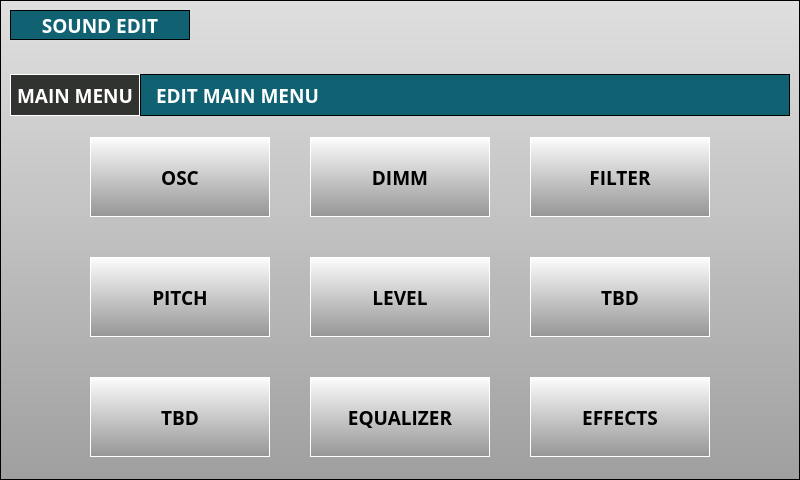
<?xml version="1.0" encoding="UTF-8"?>
<ui version="4.0">
 <class>FrontButtonEditForm</class>
 <widget class="QWidget" name="FrontButtonEditForm">
  <property name="geometry">
   <rect>
    <x>0</x>
    <y>0</y>
    <width>800</width>
    <height>480</height>
   </rect>
  </property>
  <property name="sizePolicy">
   <sizepolicy hsizetype="Fixed" vsizetype="Fixed">
    <horstretch>0</horstretch>
    <verstretch>0</verstretch>
   </sizepolicy>
  </property>
  <property name="minimumSize">
   <size>
    <width>800</width>
    <height>480</height>
   </size>
  </property>
  <property name="maximumSize">
   <size>
    <width>800</width>
    <height>480</height>
   </size>
  </property>
  <property name="windowTitle">
   <string>Form</string>
  </property>
  <property name="styleSheet">
   <string notr="true">QWidget{
    font-family : &quot;Open Sans&quot;;
    font-weight : 550;
    font-size:14pt;
}

#mainFrame{
    background-color : qlineargradient(spread:reflect, x1:0, y1:0.006, x2:0, y2:1, stop:0 rgba(223, 223, 223, 255), stop:1 rgba(159, 159, 159, 255));
}

QPushButton, #pbSave, #pbCancel, #pbSelect{
background-color:qlineargradient(spread:pad, x1:0, y1:0, x2:0, y2:1, stop:0 rgba(253, 253, 253, 255), stop:1 rgba(149, 149, 149, 255));
border: 1px solid white;
color: black;
}

QPushButton{
background-color:qlineargradient(spread:pad, x1:0, y1:0, x2:0, y2:1, stop:0 rgba(253, 253, 253, 255), stop:1 rgba(149, 149, 149, 255));
border: 1px solid white;
color: black;
}

QPushButton:focus{ background-color: rgb(239, 159, 31);}

QPushButton:focus:selected{ background-color: rgb(239, 159, 31);}


#lbWidgetTitle{
    border: 1px solid black;
    background-color:rgb(16, 97, 114);
    color: white;
}

#lbCategoryName{
    border: 1px solid black;
    background-color:rgb(16, 97, 114);
    color: white;
    padding-left: 10px;
}

#lbCategory{
    border: 1px solid white;
    background-color:rgb(49, 51, 48);
    color: white;
}

</string>
  </property>
  <layout class="QGridLayout" name="gridLayout">
   <property name="leftMargin">
    <number>0</number>
   </property>
   <property name="topMargin">
    <number>0</number>
   </property>
   <property name="rightMargin">
    <number>0</number>
   </property>
   <property name="bottomMargin">
    <number>0</number>
   </property>
   <property name="spacing">
    <number>0</number>
   </property>
   <item row="0" column="0">
    <widget class="QFrame" name="mainFrame">
     <property name="sizePolicy">
      <sizepolicy hsizetype="Expanding" vsizetype="Expanding">
       <horstretch>0</horstretch>
       <verstretch>0</verstretch>
      </sizepolicy>
     </property>
     <property name="minimumSize">
      <size>
       <width>800</width>
       <height>480</height>
      </size>
     </property>
     <property name="maximumSize">
      <size>
       <width>800</width>
       <height>480</height>
      </size>
     </property>
     <property name="font">
      <font>
       <family>Open Sans</family>
       <pointsize>14</pointsize>
       <weight>68</weight>
       <bold>true</bold>
      </font>
     </property>
     <property name="styleSheet">
      <string notr="true"/>
     </property>
     <property name="frameShape">
      <enum>QFrame::StyledPanel</enum>
     </property>
     <property name="frameShadow">
      <enum>QFrame::Raised</enum>
     </property>
     <layout class="QGridLayout" name="gridLayout_4">
      <property name="bottomMargin">
       <number>6</number>
      </property>
      <property name="horizontalSpacing">
       <number>0</number>
      </property>
      <property name="verticalSpacing">
       <number>6</number>
      </property>
      <item row="1" column="0">
       <layout class="QGridLayout" name="gridLayout_3">
        <property name="spacing">
         <number>0</number>
        </property>
        <item row="0" column="0">
         <widget class="QLabel" name="lbCategory">
          <property name="sizePolicy">
           <sizepolicy hsizetype="Fixed" vsizetype="Fixed">
            <horstretch>0</horstretch>
            <verstretch>0</verstretch>
           </sizepolicy>
          </property>
          <property name="minimumSize">
           <size>
            <width>130</width>
            <height>42</height>
           </size>
          </property>
          <property name="maximumSize">
           <size>
            <width>130</width>
            <height>42</height>
           </size>
          </property>
          <property name="font">
           <font>
            <family>Open Sans</family>
            <pointsize>14</pointsize>
            <weight>68</weight>
            <bold>true</bold>
           </font>
          </property>
          <property name="styleSheet">
           <string notr="true"/>
          </property>
          <property name="text">
           <string>MAIN MENU</string>
          </property>
          <property name="alignment">
           <set>Qt::AlignCenter</set>
          </property>
         </widget>
        </item>
        <item row="0" column="1">
         <widget class="QLabel" name="lbCategoryName">
          <property name="sizePolicy">
           <sizepolicy hsizetype="Expanding" vsizetype="Fixed">
            <horstretch>0</horstretch>
            <verstretch>0</verstretch>
           </sizepolicy>
          </property>
          <property name="minimumSize">
           <size>
            <width>0</width>
            <height>42</height>
           </size>
          </property>
          <property name="maximumSize">
           <size>
            <width>16777215</width>
            <height>42</height>
           </size>
          </property>
          <property name="font">
           <font>
            <family>Open Sans</family>
            <pointsize>14</pointsize>
            <weight>68</weight>
            <bold>true</bold>
           </font>
          </property>
          <property name="styleSheet">
           <string notr="true"/>
          </property>
          <property name="text">
           <string>EDIT MAIN MENU</string>
          </property>
         </widget>
        </item>
       </layout>
      </item>
      <item row="0" column="0">
       <widget class="QFrame" name="frameTop">
        <property name="sizePolicy">
         <sizepolicy hsizetype="Expanding" vsizetype="Fixed">
          <horstretch>0</horstretch>
          <verstretch>0</verstretch>
         </sizepolicy>
        </property>
        <property name="minimumSize">
         <size>
          <width>0</width>
          <height>58</height>
         </size>
        </property>
        <property name="maximumSize">
         <size>
          <width>16777215</width>
          <height>58</height>
         </size>
        </property>
        <property name="styleSheet">
         <string notr="true"/>
        </property>
        <layout class="QGridLayout" name="gridLayout_7">
         <property name="leftMargin">
          <number>0</number>
         </property>
         <property name="topMargin">
          <number>0</number>
         </property>
         <property name="rightMargin">
          <number>0</number>
         </property>
         <property name="bottomMargin">
          <number>0</number>
         </property>
         <property name="horizontalSpacing">
          <number>8</number>
         </property>
         <property name="verticalSpacing">
          <number>0</number>
         </property>
         <item row="0" column="1">
          <spacer name="horizontalSpacer_12">
           <property name="orientation">
            <enum>Qt::Horizontal</enum>
           </property>
           <property name="sizeHint" stdset="0">
            <size>
             <width>40</width>
             <height>20</height>
            </size>
           </property>
          </spacer>
         </item>
         <item row="0" column="0">
          <layout class="QVBoxLayout" name="verticalLayout">
           <item>
            <widget class="QLabel" name="lbWidgetTitle">
             <property name="minimumSize">
              <size>
               <width>180</width>
               <height>30</height>
              </size>
             </property>
             <property name="maximumSize">
              <size>
               <width>180</width>
               <height>30</height>
              </size>
             </property>
             <property name="font">
              <font>
               <family>Open Sans</family>
               <pointsize>14</pointsize>
               <weight>68</weight>
               <bold>true</bold>
              </font>
             </property>
             <property name="styleSheet">
              <string notr="true"/>
             </property>
             <property name="text">
              <string>SOUND EDIT</string>
             </property>
             <property name="alignment">
              <set>Qt::AlignCenter</set>
             </property>
            </widget>
           </item>
           <item>
            <spacer name="verticalSpacer_3">
             <property name="orientation">
              <enum>Qt::Vertical</enum>
             </property>
             <property name="sizeHint" stdset="0">
              <size>
               <width>20</width>
               <height>40</height>
              </size>
             </property>
            </spacer>
           </item>
          </layout>
         </item>
        </layout>
       </widget>
      </item>
      <item row="2" column="0">
       <layout class="QGridLayout" name="gridLayout_2">
        <property name="sizeConstraint">
         <enum>QLayout::SetFixedSize</enum>
        </property>
        <property name="spacing">
         <number>0</number>
        </property>
        <item row="7" column="1">
         <widget class="QPushButton" name="pbTBD2">
          <property name="sizePolicy">
           <sizepolicy hsizetype="Fixed" vsizetype="Fixed">
            <horstretch>0</horstretch>
            <verstretch>0</verstretch>
           </sizepolicy>
          </property>
          <property name="minimumSize">
           <size>
            <width>180</width>
            <height>80</height>
           </size>
          </property>
          <property name="maximumSize">
           <size>
            <width>180</width>
            <height>80</height>
           </size>
          </property>
          <property name="font">
           <font>
            <family>Open Sans</family>
            <pointsize>14</pointsize>
            <weight>68</weight>
            <bold>true</bold>
           </font>
          </property>
          <property name="styleSheet">
           <string notr="true"/>
          </property>
          <property name="text">
           <string>TBD</string>
          </property>
         </widget>
        </item>
        <item row="2" column="3">
         <spacer name="verticalSpacer">
          <property name="orientation">
           <enum>Qt::Vertical</enum>
          </property>
          <property name="sizeType">
           <enum>QSizePolicy::Fixed</enum>
          </property>
          <property name="sizeHint" stdset="0">
           <size>
            <width>40</width>
            <height>40</height>
           </size>
          </property>
         </spacer>
        </item>
        <item row="1" column="3">
         <widget class="QPushButton" name="pbDIMM">
          <property name="sizePolicy">
           <sizepolicy hsizetype="Fixed" vsizetype="Fixed">
            <horstretch>0</horstretch>
            <verstretch>0</verstretch>
           </sizepolicy>
          </property>
          <property name="minimumSize">
           <size>
            <width>180</width>
            <height>80</height>
           </size>
          </property>
          <property name="maximumSize">
           <size>
            <width>180</width>
            <height>80</height>
           </size>
          </property>
          <property name="font">
           <font>
            <family>Open Sans</family>
            <pointsize>14</pointsize>
            <weight>68</weight>
            <bold>true</bold>
           </font>
          </property>
          <property name="styleSheet">
           <string notr="true"/>
          </property>
          <property name="text">
           <string>DIMM</string>
          </property>
         </widget>
        </item>
        <item row="6" column="3">
         <spacer name="verticalSpacer_2">
          <property name="orientation">
           <enum>Qt::Vertical</enum>
          </property>
          <property name="sizeType">
           <enum>QSizePolicy::Fixed</enum>
          </property>
          <property name="sizeHint" stdset="0">
           <size>
            <width>40</width>
            <height>40</height>
           </size>
          </property>
         </spacer>
        </item>
        <item row="1" column="2">
         <spacer name="horizontalSpacer">
          <property name="orientation">
           <enum>Qt::Horizontal</enum>
          </property>
          <property name="sizeType">
           <enum>QSizePolicy::Fixed</enum>
          </property>
          <property name="sizeHint" stdset="0">
           <size>
            <width>40</width>
            <height>40</height>
           </size>
          </property>
         </spacer>
        </item>
        <item row="1" column="4">
         <spacer name="horizontalSpacer_2">
          <property name="orientation">
           <enum>Qt::Horizontal</enum>
          </property>
          <property name="sizeType">
           <enum>QSizePolicy::Fixed</enum>
          </property>
          <property name="sizeHint" stdset="0">
           <size>
            <width>40</width>
            <height>40</height>
           </size>
          </property>
         </spacer>
        </item>
        <item row="7" column="3">
         <widget class="QPushButton" name="pbEqualizer">
          <property name="sizePolicy">
           <sizepolicy hsizetype="Fixed" vsizetype="Fixed">
            <horstretch>0</horstretch>
            <verstretch>0</verstretch>
           </sizepolicy>
          </property>
          <property name="minimumSize">
           <size>
            <width>180</width>
            <height>80</height>
           </size>
          </property>
          <property name="maximumSize">
           <size>
            <width>180</width>
            <height>80</height>
           </size>
          </property>
          <property name="font">
           <font>
            <family>Open Sans</family>
            <pointsize>14</pointsize>
            <weight>68</weight>
            <bold>true</bold>
           </font>
          </property>
          <property name="styleSheet">
           <string notr="true"/>
          </property>
          <property name="text">
           <string>EQUALIZER</string>
          </property>
         </widget>
        </item>
        <item row="4" column="3">
         <widget class="QPushButton" name="pbLevel">
          <property name="sizePolicy">
           <sizepolicy hsizetype="Fixed" vsizetype="Fixed">
            <horstretch>0</horstretch>
            <verstretch>0</verstretch>
           </sizepolicy>
          </property>
          <property name="minimumSize">
           <size>
            <width>180</width>
            <height>80</height>
           </size>
          </property>
          <property name="maximumSize">
           <size>
            <width>180</width>
            <height>80</height>
           </size>
          </property>
          <property name="font">
           <font>
            <family>Open Sans</family>
            <pointsize>14</pointsize>
            <weight>68</weight>
            <bold>true</bold>
           </font>
          </property>
          <property name="styleSheet">
           <string notr="true"/>
          </property>
          <property name="text">
           <string>LEVEL</string>
          </property>
         </widget>
        </item>
        <item row="4" column="1">
         <widget class="QPushButton" name="pbPitch">
          <property name="sizePolicy">
           <sizepolicy hsizetype="Fixed" vsizetype="Fixed">
            <horstretch>0</horstretch>
            <verstretch>0</verstretch>
           </sizepolicy>
          </property>
          <property name="minimumSize">
           <size>
            <width>180</width>
            <height>80</height>
           </size>
          </property>
          <property name="maximumSize">
           <size>
            <width>180</width>
            <height>80</height>
           </size>
          </property>
          <property name="font">
           <font>
            <family>Open Sans</family>
            <pointsize>14</pointsize>
            <weight>68</weight>
            <bold>true</bold>
           </font>
          </property>
          <property name="styleSheet">
           <string notr="true"/>
          </property>
          <property name="text">
           <string>PITCH</string>
          </property>
         </widget>
        </item>
        <item row="4" column="5">
         <widget class="QPushButton" name="pbTBD">
          <property name="sizePolicy">
           <sizepolicy hsizetype="Fixed" vsizetype="Fixed">
            <horstretch>0</horstretch>
            <verstretch>0</verstretch>
           </sizepolicy>
          </property>
          <property name="minimumSize">
           <size>
            <width>180</width>
            <height>80</height>
           </size>
          </property>
          <property name="maximumSize">
           <size>
            <width>180</width>
            <height>80</height>
           </size>
          </property>
          <property name="font">
           <font>
            <family>Open Sans</family>
            <pointsize>14</pointsize>
            <weight>68</weight>
            <bold>true</bold>
           </font>
          </property>
          <property name="styleSheet">
           <string notr="true"/>
          </property>
          <property name="text">
           <string>TBD</string>
          </property>
         </widget>
        </item>
        <item row="7" column="5">
         <widget class="QPushButton" name="pbEffects">
          <property name="sizePolicy">
           <sizepolicy hsizetype="Fixed" vsizetype="Fixed">
            <horstretch>0</horstretch>
            <verstretch>0</verstretch>
           </sizepolicy>
          </property>
          <property name="minimumSize">
           <size>
            <width>180</width>
            <height>80</height>
           </size>
          </property>
          <property name="maximumSize">
           <size>
            <width>180</width>
            <height>80</height>
           </size>
          </property>
          <property name="font">
           <font>
            <family>Open Sans</family>
            <pointsize>14</pointsize>
            <weight>68</weight>
            <bold>true</bold>
           </font>
          </property>
          <property name="styleSheet">
           <string notr="true"/>
          </property>
          <property name="text">
           <string>EFFECTS</string>
          </property>
         </widget>
        </item>
        <item row="1" column="5">
         <widget class="QPushButton" name="pbFilter">
          <property name="sizePolicy">
           <sizepolicy hsizetype="Fixed" vsizetype="Fixed">
            <horstretch>0</horstretch>
            <verstretch>0</verstretch>
           </sizepolicy>
          </property>
          <property name="minimumSize">
           <size>
            <width>180</width>
            <height>80</height>
           </size>
          </property>
          <property name="maximumSize">
           <size>
            <width>180</width>
            <height>80</height>
           </size>
          </property>
          <property name="font">
           <font>
            <family>Open Sans</family>
            <pointsize>14</pointsize>
            <weight>68</weight>
            <bold>true</bold>
           </font>
          </property>
          <property name="styleSheet">
           <string notr="true"/>
          </property>
          <property name="text">
           <string>FILTER</string>
          </property>
         </widget>
        </item>
        <item row="1" column="1">
         <widget class="QPushButton" name="pbOSC">
          <property name="sizePolicy">
           <sizepolicy hsizetype="Fixed" vsizetype="Fixed">
            <horstretch>0</horstretch>
            <verstretch>0</verstretch>
           </sizepolicy>
          </property>
          <property name="minimumSize">
           <size>
            <width>180</width>
            <height>80</height>
           </size>
          </property>
          <property name="maximumSize">
           <size>
            <width>180</width>
            <height>80</height>
           </size>
          </property>
          <property name="font">
           <font>
            <family>Open Sans</family>
            <pointsize>14</pointsize>
            <weight>68</weight>
            <bold>true</bold>
           </font>
          </property>
          <property name="styleSheet">
           <string notr="true"/>
          </property>
          <property name="text">
           <string>OSC</string>
          </property>
         </widget>
        </item>
        <item row="4" column="0">
         <spacer name="horizontalSpacer_3">
          <property name="orientation">
           <enum>Qt::Horizontal</enum>
          </property>
          <property name="sizeType">
           <enum>QSizePolicy::Expanding</enum>
          </property>
          <property name="sizeHint" stdset="0">
           <size>
            <width>40</width>
            <height>20</height>
           </size>
          </property>
         </spacer>
        </item>
        <item row="4" column="6">
         <spacer name="horizontalSpacer_4">
          <property name="orientation">
           <enum>Qt::Horizontal</enum>
          </property>
          <property name="sizeType">
           <enum>QSizePolicy::Expanding</enum>
          </property>
          <property name="sizeHint" stdset="0">
           <size>
            <width>40</width>
            <height>20</height>
           </size>
          </property>
         </spacer>
        </item>
        <item row="0" column="3">
         <spacer name="verticalSpacer_5">
          <property name="orientation">
           <enum>Qt::Vertical</enum>
          </property>
          <property name="sizeHint" stdset="0">
           <size>
            <width>20</width>
            <height>40</height>
           </size>
          </property>
         </spacer>
        </item>
       </layout>
      </item>
      <item row="3" column="0">
       <spacer name="verticalSpacer_4">
        <property name="orientation">
         <enum>Qt::Vertical</enum>
        </property>
        <property name="sizeHint" stdset="0">
         <size>
          <width>20</width>
          <height>40</height>
         </size>
        </property>
       </spacer>
      </item>
     </layout>
    </widget>
   </item>
  </layout>
 </widget>
 <resources/>
 <connections/>
</ui>
